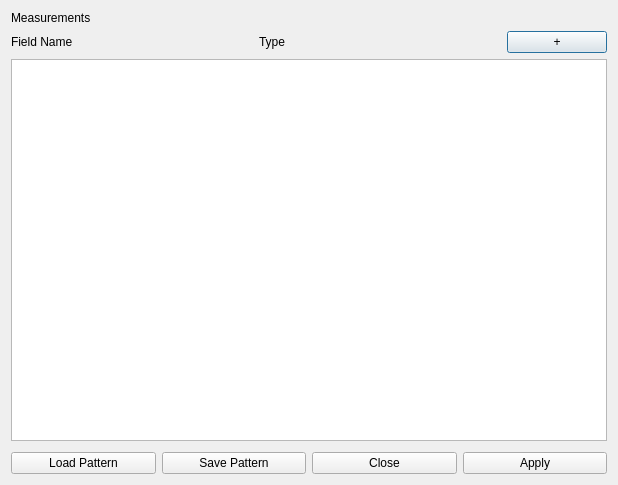
<?xml version="1.0" encoding="UTF-8"?>
<ui version="4.0">
 <class>EditMeasDialog</class>
 <widget class="QDialog" name="EditMeasDialog">
  <property name="geometry">
   <rect>
    <x>0</x>
    <y>0</y>
    <width>618</width>
    <height>485</height>
   </rect>
  </property>
  <property name="windowTitle">
   <string>Dialog</string>
  </property>
  <layout class="QHBoxLayout" name="horizontalLayout_3">
   <item>
    <layout class="QVBoxLayout" name="verticalLayout_2">
     <item>
      <widget class="QLabel" name="label">
       <property name="text">
        <string>Measurements</string>
       </property>
      </widget>
     </item>
     <item>
      <layout class="QHBoxLayout" name="horizontalLayout">
       <item>
        <widget class="QLabel" name="label_2">
         <property name="text">
          <string>Field Name</string>
         </property>
        </widget>
       </item>
       <item>
        <widget class="QLabel" name="label_3">
         <property name="text">
          <string>Type</string>
         </property>
        </widget>
       </item>
       <item>
        <widget class="QPushButton" name="add_btn">
         <property name="maximumSize">
          <size>
           <width>100</width>
           <height>16777215</height>
          </size>
         </property>
         <property name="toolTip">
          <string>Add measurement</string>
         </property>
         <property name="text">
          <string>+</string>
         </property>
        </widget>
       </item>
      </layout>
     </item>
     <item>
      <widget class="QListWidget" name="list_widget"/>
     </item>
     <item>
      <layout class="QHBoxLayout" name="horizontalLayout_2">
       <property name="topMargin">
        <number>5</number>
       </property>
       <item>
        <widget class="QPushButton" name="load_pattern_btn">
         <property name="toolTip">
          <string>Load stored pattern</string>
         </property>
         <property name="text">
          <string>Load Pattern</string>
         </property>
        </widget>
       </item>
       <item>
        <widget class="QPushButton" name="save_pattern_btn">
         <property name="toolTip">
          <string>Save current pattern</string>
         </property>
         <property name="text">
          <string>Save Pattern</string>
         </property>
        </widget>
       </item>
       <item>
        <widget class="QPushButton" name="close_btn">
         <property name="toolTip">
          <string>Close dialog without saving</string>
         </property>
         <property name="text">
          <string>Close</string>
         </property>
        </widget>
       </item>
       <item>
        <widget class="QPushButton" name="apply_btn">
         <property name="toolTip">
          <string>Apply current pattern</string>
         </property>
         <property name="text">
          <string>Apply</string>
         </property>
        </widget>
       </item>
      </layout>
     </item>
    </layout>
   </item>
  </layout>
 </widget>
 <resources/>
 <connections/>
</ui>
